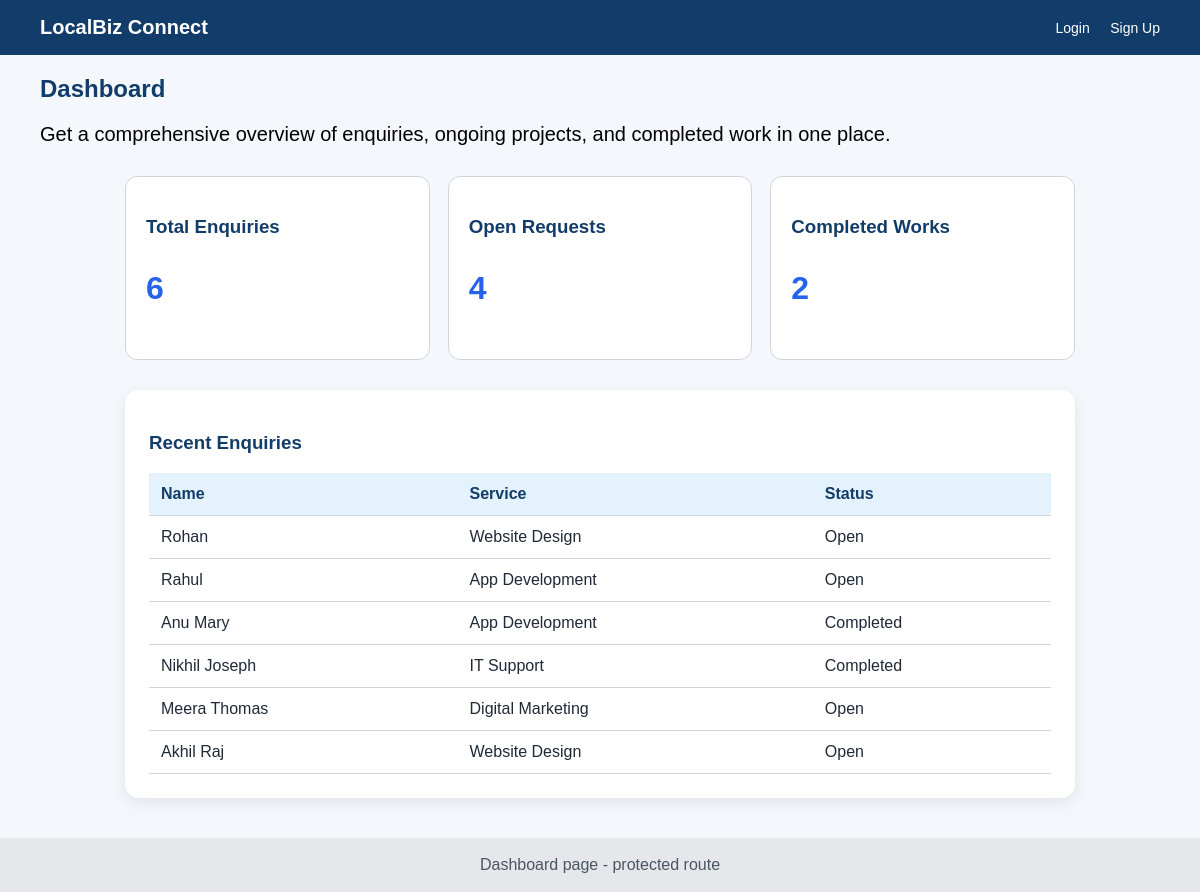
Page /dashboard.html on the earlier database version.
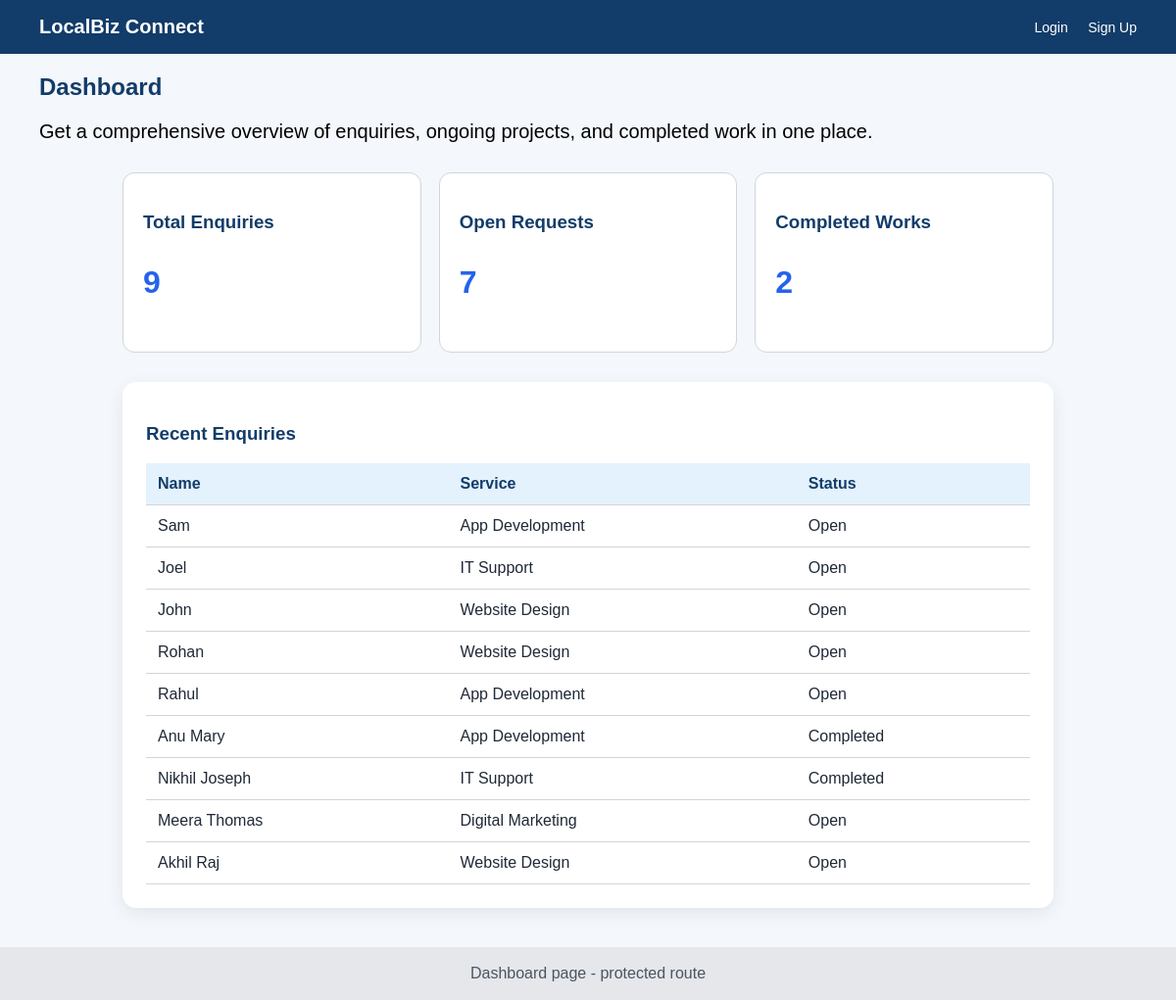
Same page on the later database version.
### tables this page shows
CREATE TABLE enquiries (
        id INTEGER PRIMARY KEY AUTOINCREMENT,
        user_id INTEGER,
        name TEXT NOT NULL,
        email TEXT NOT NULL,
        phone TEXT NOT NULL,
        service TEXT NOT NULL,
        message TEXT NOT NULL,
        status TEXT NOT NULL DEFAULT 'Open',
        created_at TEXT DEFAULT CURRENT_TIMESTAMP,
        FOREIGN KEY (user_id) REFERENCES users(id)
    );

### app.py (the view)
@app.route("/dashboard.html")
def dashboard():
    counts = get_dashboard_counts()
    enquiries = get_all_enquiries()
    return render_template(
        "dashboard.html",
        counts=counts,
        enquiries=enquiries
    )

### db.py (called while the page is built)
def get_connection():
    conn = sqlite3.connect(DB_NAME)
    conn.row_factory = sqlite3.Row
    return conn

def get_all_enquiries():
    conn = get_connection()
    cur = conn.cursor()
    cur.execute("""
    SELECT enquiries.*, users.name AS submitted_by
    FROM enquiries
    LEFT JOIN users ON enquiries.user_id = users.id
    ORDER BY enquiries.id DESC
    """)
    rows = cur.fetchall()
    conn.close()
    return rows

def get_dashboard_counts():
    conn = get_connection()
    cur = conn.cursor()
    cur.execute("SELECT COUNT(*) AS count FROM enquiries")
    total = cur.fetchone()["count"]
    cur.execute("SELECT COUNT(*) AS count FROM enquiries WHERE status = 'Open'")
    open_count = cur.fetchone()["count"]
    cur.execute("SELECT COUNT(*) AS count FROM enquiries WHERE status = 'Completed'")
    completed = cur.fetchone()["count"]
    conn.close()
    return {
        "total_enquiries": total,
        "open_requests": open_count,
        "completed_works": completed
    }

### frontend/templates/dashboard.html (shortened to what this page needs)
{% extends "base.html" %}
{% block content %}
<section class="page-title">
    <h1>Dashboard</h1>
    <p style="color:black ;font-family: Arial, sans-serif;font-size:20px">
        Get a comprehensive overview of enquiries, ongoing projects, and completed work in one place.</p>
</section>
<section class="container">
<section class="grid1">
    <div class="mincard"><h3>Total Enquiries</h3><p class="stat-number">{{ counts.total_enquiries }}</p></div>
    <div class="mincard"><h3>Open Requests</h3><p class="stat-number">{{ counts.open_requests }}</p></div>
    <div class="mincard"><h3>Completed Works</h3><p class="stat-number">{{ counts.completed_works }}</p></div>
</section>
</section>
<section class="container">
    <div class="box">
        <h3>Recent Enquiries</h3>
        <table>
            <thead><tr><th>Name</th><th>Service</th><th>Status</th></tr></thead>
            <tbody>
                {% for enquiry in enquiries %}
                <tr>
                    <td>{{ enquiry.name }}</td>
                    <td>{{ enquiry.service }}</td>
                    <td>{{ enquiry.status }}</td>
                </tr>
                {% endfor %}
            </tbody>
        </table>
    </div>
</section>
{% endblock %}
{% block footer %}Dashboard page - protected route{% endblock %}

Differences in the rows shown:
added enquiries: name "Sam", service "App Development", status "Open"
added enquiries: name "Joel", service "IT Support", status "Open"
added enquiries: name "John", service "Website Design", status "Open"
Other differences:
{{ counts.total_enquiries }}: "6" → "9"
{{ counts.open_requests }}: "4" → "7"
